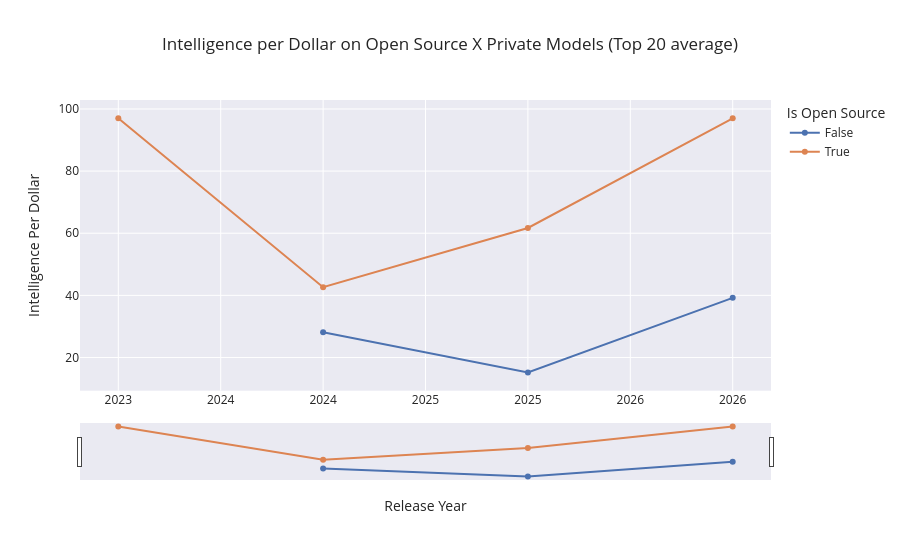

The cell this chart's notebook holds for it:
### Code cell
plot_performance_line_interactive(df, 'release_year', 'intelligence_per_dollar', title='Intelligence per Dollar on Open Source X Private Models (Top 20 average)', group_col='is_open_source')

### Figure 1 — Plotly figure (JSON) as saved in the notebook; plotly's stock layout.template omitted (floating-point values rounded to 4 significant figures)
{"data": [{"hovertemplate": "is_open_source=False<br>release_year=%{x}<br>intelligence_per_dollar=%{y}<extra></extra>", "legendgroup": "False", "line": {"color": "rgb(76,114,176)", "dash": "solid"}, "marker": {"symbol": "circle"}, "mode": "lines+markers", "name": "False", "orientation": "v", "showlegend": true, "type": "scatter", "x": [2023, 2024, 2025, 2026], "xaxis": "x", "y": [NaN, 28.15, 15.2, 39.21], "yaxis": "y"}, {"hovertemplate": "is_open_source=True<br>release_year=%{x}<br>intelligence_per_dollar=%{y}<extra></extra>", "legendgroup": "True", "line": {"color": "rgb(221,132,82)", "dash": "solid"}, "marker": {"symbol": "circle"}, "mode": "lines+markers", "name": "True", "orientation": "v", "showlegend": true, "type": "scatter", "x": [2023, 2024, 2025, 2026], "xaxis": "x", "y": [97.0, 42.63, 61.69, 97.0], "yaxis": "y"}], "layout": {"legend": {"title": {"text": "Is Open Source"}, "tracegroupgap": 0}, "title": {"text": "Intelligence per Dollar on Open Source X Private Models (Top 20 average)"}, "xaxis": {"anchor": "y", "domain": [0, 1], "rangeslider": {"visible": true}, "tickformat": "d", "title": {"text": "Release Year"}}, "yaxis": {"anchor": "x", "domain": [0.15, 1], "side": "left", "title": {"text": "Intelligence Per Dollar"}}}}
